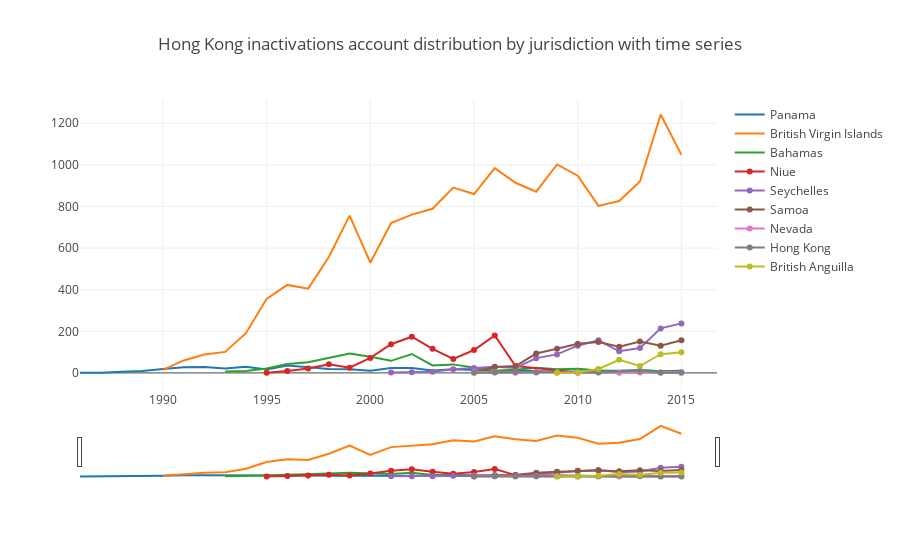
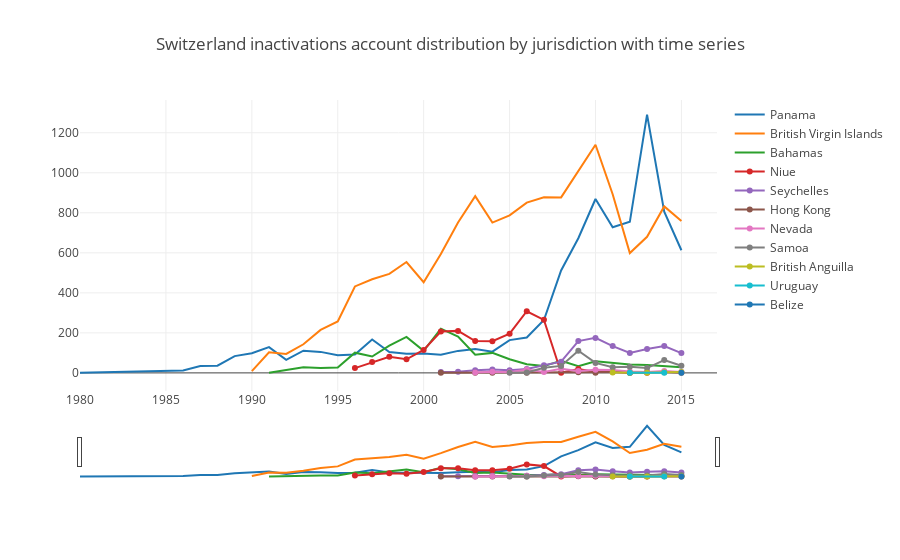
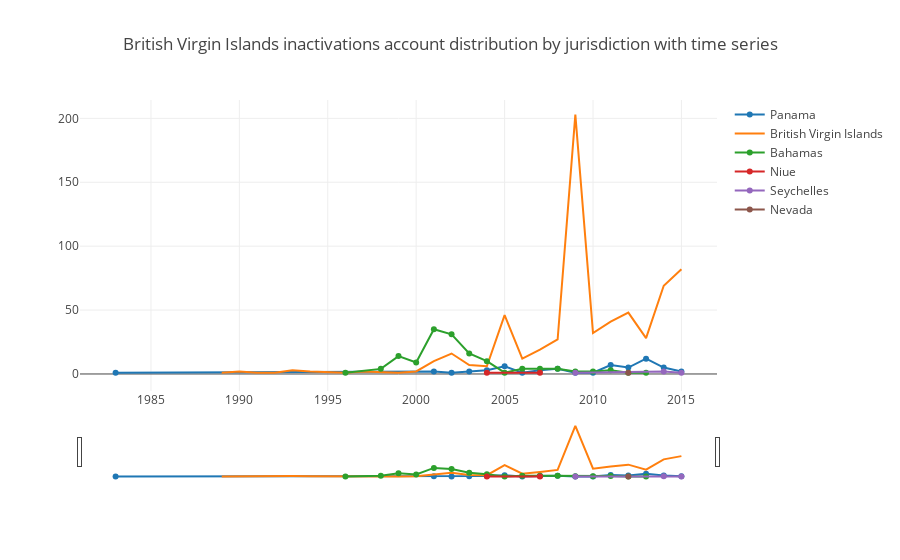
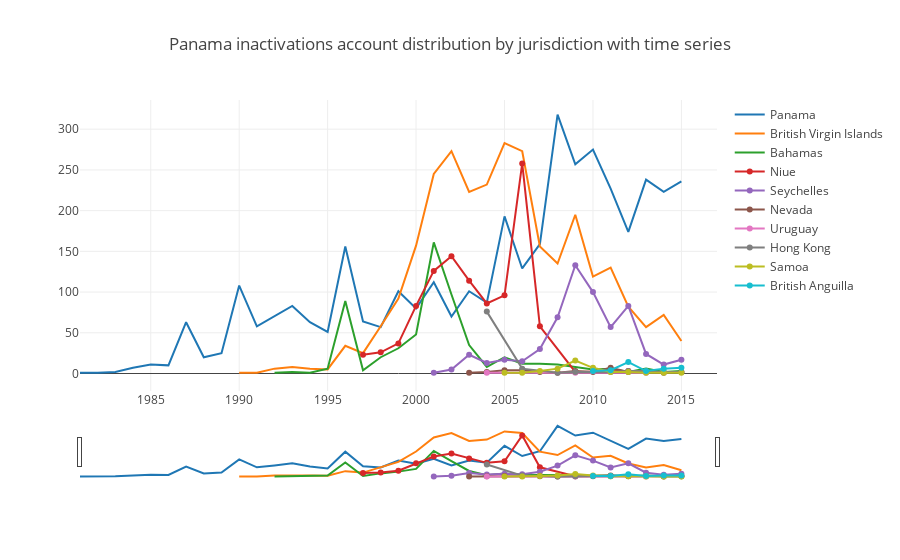

The notebook cell saved with these charts, in order:
### Code cell
visualizer.visualize_slider_country(countries_frame, 'incorporatios')

### Figure 1 — Plotly figure (JSON) as saved in the notebook; plotly's stock layout.template omitted (floating-point values rounded to 4 significant figures)
{"data": [{"name": "Panama", "type": "scatter", "x": [1986, 1987, 1988, 1989, 1990, 1991, 1992, 1993, 1994, 1995, 1996, 1997, 1998, 1999, 2000, 2001, 2002, 2003, 2004, 2005, 2006, 2007, 2008, 2009, 2010, 2011, 2012, 2013, 2014, 2015], "y": [1, 1, 5, 9, 19, 27, 28, 21, 30, 17, 36, 26, 19, 18, 10, 23, 23, 12, 18, 14, 9, 11, 7, 6, 6, 10, 10, 14, 8, 10]}, {"name": "British Virgin Islands", "type": "scatter", "x": [1990, 1991, 1992, 1993, 1994, 1995, 1996, 1997, 1998, 1999, 2000, 2001, 2002, 2003, 2004, 2005, 2006, 2007, 2008, 2009, 2010, 2011, 2012, 2013, 2014, 2015], "y": [15, 60, 88, 101, 191, 356, 423, 405, 557, 756, 530, 720, 761, 789, 891, 860, 984, 914, 871, 1002, 948, 803, 826, 920, 1242, 1048]}, {"name": "Bahamas", "type": "scatter", "x": [1993, 1994, 1995, 1996, 1997, 1998, 1999, 2000, 2001, 2002, 2003, 2004, 2005, 2006, 2007, 2008, 2009, 2010, 2011, 2012, 2013, 2014, 2015], "y": [7, 9, 21, 43, 51, 72, 93, 78, 58, 91, 36, 41, 27, 10, 15, 25, 18, 20, 11, 3, 12, 10, 6]}, {"name": "Niue", "type": "scatter", "x": [1995, 1996, 1997, 1998, 1999, 2000, 2001, 2002, 2003, 2004, 2005, 2006, 2007, 2010, 2011], "y": [1, 9, 21, 42, 25, 72, 138, 174, 116, 67, 110, 180, 33, 2, 4]}, {"name": "Seychelles", "type": "scatter", "x": [2001, 2002, 2003, 2004, 2005, 2006, 2007, 2008, 2009, 2010, 2011, 2012, 2013, 2014, 2015], "y": [2, 3, 6, 17, 23, 30, 24, 71, 89, 131, 157, 104, 120, 214, 238]}, {"name": "Samoa", "type": "scatter", "x": [2005, 2006, 2007, 2008, 2009, 2010, 2011, 2012, 2013, 2014, 2015], "y": [3, 28, 33, 93, 116, 140, 148, 126, 151, 131, 157]}, {"name": "Nevada", "type": "scatter", "x": [2005, 2006, 2007, 2008, 2009, 2010, 2011, 2012, 2013, 2014, 2015], "y": [5, 3, 1, 5, 2, 1, 3, 1, 2, 3, 4]}, {"name": "Hong Kong", "type": "scatter", "x": [2005, 2006, 2007, 2008, 2009, 2010, 2011, 2013, 2014, 2015], "y": [1, 2, 4, 2, 5, 5, 2, 10, 1, 1]}, {"name": "British Anguilla", "type": "scatter", "x": [2009, 2010, 2011, 2012, 2013, 2014, 2015], "y": [1, 2, 19, 63, 33, 90, 99]}], "layout": {"title": "Hong Kong inactivations account distribution by jurisdiction with time series", "xaxis": {"rangeslider": {}, "type": "date"}}}

### Figure 2 — Plotly figure (JSON) as saved in the notebook; plotly's stock layout.template omitted (floating-point values rounded to 4 significant figures)
{"data": [{"name": "Panama", "type": "scatter", "x": [1980, 1981, 1982, 1983, 1984, 1985, 1986, 1987, 1988, 1989, 1990, 1991, 1992, 1993, 1994, 1995, 1996, 1997, 1998, 1999, 2000, 2001, 2002, 2003, 2004, 2005, 2006, 2007, 2008, 2009, 2010, 2011, 2012, 2013, 2014, 2015], "y": [1, 3, 6, 7, 7, 10, 12, 34, 36, 84, 98, 129, 65, 111, 105, 88, 92, 167, 104, 96, 97, 91, 110, 120, 106, 164, 177, 264, 512, 673, 869, 728, 755, 1291, 806, 613]}, {"name": "British Virgin Islands", "type": "scatter", "x": [1990, 1991, 1992, 1993, 1994, 1995, 1996, 1997, 1998, 1999, 2000, 2001, 2002, 2003, 2004, 2005, 2006, 2007, 2008, 2009, 2010, 2011, 2012, 2013, 2014, 2015], "y": [9, 103, 95, 143, 215, 257, 432, 468, 495, 554, 453, 594, 752, 883, 751, 787, 851, 878, 877, 1012, 1140, 893, 599, 680, 832, 759]}, {"name": "Bahamas", "type": "scatter", "x": [1991, 1992, 1993, 1994, 1995, 1996, 1997, 1998, 1999, 2000, 2001, 2002, 2003, 2004, 2005, 2006, 2007, 2008, 2009, 2010, 2011, 2012, 2013, 2014, 2015], "y": [1, 13, 28, 25, 27, 101, 82, 136, 180, 110, 221, 182, 91, 100, 68, 43, 34, 61, 34, 58, 49, 42, 39, 33, 28]}, {"name": "Niue", "type": "scatter", "x": [1996, 1997, 1998, 1999, 2000, 2001, 2002, 2003, 2004, 2005, 2006, 2007, 2008, 2009, 2010, 2011, 2012, 2013], "y": [24, 54, 81, 68, 115, 207, 210, 159, 158, 196, 308, 265, 1, 19, 5, 6, 1, 1]}, {"name": "Seychelles", "type": "scatter", "x": [2001, 2002, 2003, 2004, 2005, 2006, 2007, 2008, 2009, 2010, 2011, 2012, 2013, 2014, 2015], "y": [4, 6, 13, 17, 13, 20, 38, 56, 159, 175, 134, 100, 119, 134, 99]}, {"name": "Hong Kong", "type": "scatter", "x": [2001, 2003, 2004, 2006, 2009, 2010, 2012, 2013, 2014, 2015], "y": [1, 1, 1, 1, 3, 1, 1, 4, 5, 1]}, {"name": "Nevada", "type": "scatter", "x": [2003, 2004, 2005, 2006, 2007, 2008, 2009, 2010, 2011, 2012, 2013, 2014, 2015], "y": [2, 6, 3, 17, 4, 21, 9, 16, 15, 7, 4, 10, 4]}, {"name": "Samoa", "type": "scatter", "x": [2005, 2006, 2007, 2008, 2009, 2010, 2011, 2012, 2013, 2014, 2015], "y": [1, 2, 26, 35, 111, 50, 28, 31, 24, 64, 36]}, {"name": "British Anguilla", "type": "scatter", "x": [2011, 2012, 2013, 2014, 2015], "y": [2, 1, 1, 3, 5]}, {"name": "Uruguay", "type": "scatter", "x": [2012, 2014], "y": [1, 1]}, {"name": "Belize", "type": "scatter", "x": [2015], "y": [1]}], "layout": {"title": "Switzerland inactivations account distribution by jurisdiction with time series", "xaxis": {"rangeslider": {}, "type": "date"}}}

### Figure 3 — Plotly figure (JSON) as saved in the notebook; plotly's stock layout.template omitted (floating-point values rounded to 4 significant figures)
{"data": [{"name": "Panama", "type": "scatter", "x": [1983, 2001, 2002, 2003, 2004, 2005, 2006, 2007, 2008, 2009, 2010, 2011, 2012, 2013, 2014, 2015], "y": [1, 2, 1, 2, 3, 6, 1, 3, 4, 1, 1, 7, 5, 12, 5, 2]}, {"name": "British Virgin Islands", "type": "scatter", "x": [1989, 1990, 1991, 1992, 1993, 1994, 1996, 1997, 1999, 2000, 2001, 2002, 2003, 2004, 2005, 2006, 2007, 2008, 2009, 2010, 2011, 2012, 2013, 2014, 2015], "y": [1, 2, 1, 1, 3, 2, 1, 2, 1, 2, 10, 16, 7, 6, 46, 12, 19, 27, 203, 32, 41, 48, 28, 69, 82]}, {"name": "Bahamas", "type": "scatter", "x": [1996, 1998, 1999, 2000, 2001, 2002, 2003, 2004, 2005, 2006, 2007, 2008, 2009, 2010, 2011, 2012, 2013], "y": [1, 4, 14, 9, 35, 31, 16, 10, 1, 4, 4, 4, 2, 2, 3, 1, 1]}, {"name": "Niue", "type": "scatter", "x": [2004, 2007], "y": [1, 1]}, {"name": "Seychelles", "type": "scatter", "x": [2009, 2014, 2015], "y": [1, 2, 1]}, {"name": "Nevada", "type": "scatter", "x": [2012], "y": [1]}], "layout": {"title": "British Virgin Islands inactivations account distribution by jurisdiction with time series", "xaxis": {"rangeslider": {}, "type": "date"}}}

### Figure 4 — Plotly figure (JSON) as saved in the notebook; plotly's stock layout.template omitted (floating-point values rounded to 4 significant figures)
{"data": [{"name": "Panama", "type": "scatter", "x": [1981, 1982, 1983, 1984, 1985, 1986, 1987, 1988, 1989, 1990, 1991, 1992, 1993, 1994, 1995, 1996, 1997, 1998, 1999, 2000, 2001, 2002, 2003, 2004, 2005, 2006, 2007, 2008, 2009, 2010, 2011, 2012, 2013, 2014, 2015], "y": [1, 1, 2, 7, 11, 10, 63, 20, 25, 108, 58, 70, 83, 63, 51, 156, 64, 57, 101, 80, 112, 70, 101, 87, 193, 129, 159, 318, 257, 275, 227, 174, 238, 223, 236]}, {"name": "British Virgin Islands", "type": "scatter", "x": [1990, 1991, 1992, 1993, 1994, 1995, 1996, 1997, 1998, 1999, 2000, 2001, 2002, 2003, 2004, 2005, 2006, 2007, 2008, 2009, 2010, 2011, 2012, 2013, 2014, 2015], "y": [1, 1, 6, 8, 6, 5, 34, 25, 58, 92, 157, 245, 273, 223, 232, 283, 273, 156, 135, 195, 119, 130, 82, 57, 72, 40]}, {"name": "Bahamas", "type": "scatter", "x": [1992, 1993, 1994, 1995, 1996, 1997, 1998, 1999, 2000, 2001, 2002, 2003, 2004, 2005, 2006, 2007, 2008, 2009, 2010, 2011, 2012, 2013, 2014, 2015], "y": [1, 2, 1, 6, 89, 4, 20, 31, 48, 161, 97, 35, 8, 20, 12, 12, 11, 8, 5, 6, 2, 6, 2, 3]}, {"name": "Niue", "type": "scatter", "x": [1997, 1998, 1999, 2000, 2001, 2002, 2003, 2004, 2005, 2006, 2007, 2009, 2012], "y": [23, 26, 37, 83, 126, 144, 114, 86, 96, 258, 58, 2, 3]}, {"name": "Seychelles", "type": "scatter", "x": [2001, 2002, 2003, 2004, 2005, 2006, 2007, 2008, 2009, 2010, 2011, 2012, 2013, 2014, 2015], "y": [1, 5, 23, 13, 17, 15, 30, 69, 133, 100, 57, 83, 24, 11, 17]}, {"name": "Nevada", "type": "scatter", "x": [2003, 2004, 2005, 2006, 2007, 2008, 2009, 2010, 2011, 2012, 2014, 2015], "y": [1, 2, 4, 4, 2, 1, 3, 2, 7, 2, 1, 2]}, {"name": "Uruguay", "type": "scatter", "x": [2004, 2009, 2013], "y": [1, 1, 1]}, {"name": "Hong Kong", "type": "scatter", "x": [2004, 2006, 2008, 2009, 2011, 2012, 2013, 2014, 2015], "y": [76, 6, 1, 2, 2, 3, 3, 2, 2]}, {"name": "Samoa", "type": "scatter", "x": [2005, 2006, 2007, 2008, 2009, 2010, 2011, 2012, 2013, 2014, 2015], "y": [1, 1, 3, 6, 16, 7, 2, 2, 1, 1, 1]}, {"name": "British Anguilla", "type": "scatter", "x": [2010, 2011, 2012, 2013, 2014, 2015], "y": [3, 4, 14, 3, 6, 7]}], "layout": {"title": "Panama inactivations account distribution by jurisdiction with time series", "xaxis": {"rangeslider": {}, "type": "date"}}}
